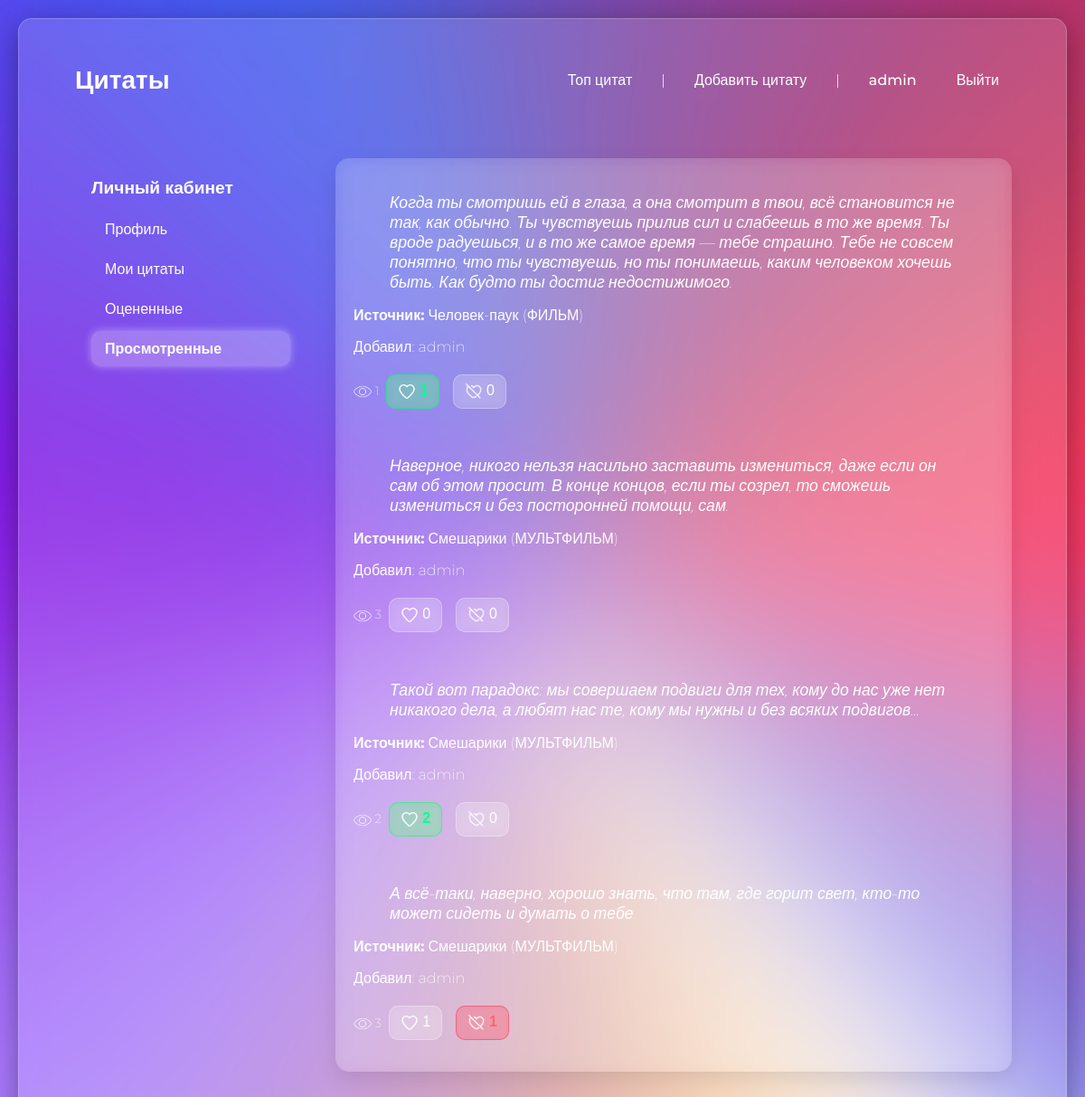
The page /profile/history (signed in) on the database as committed earlier.
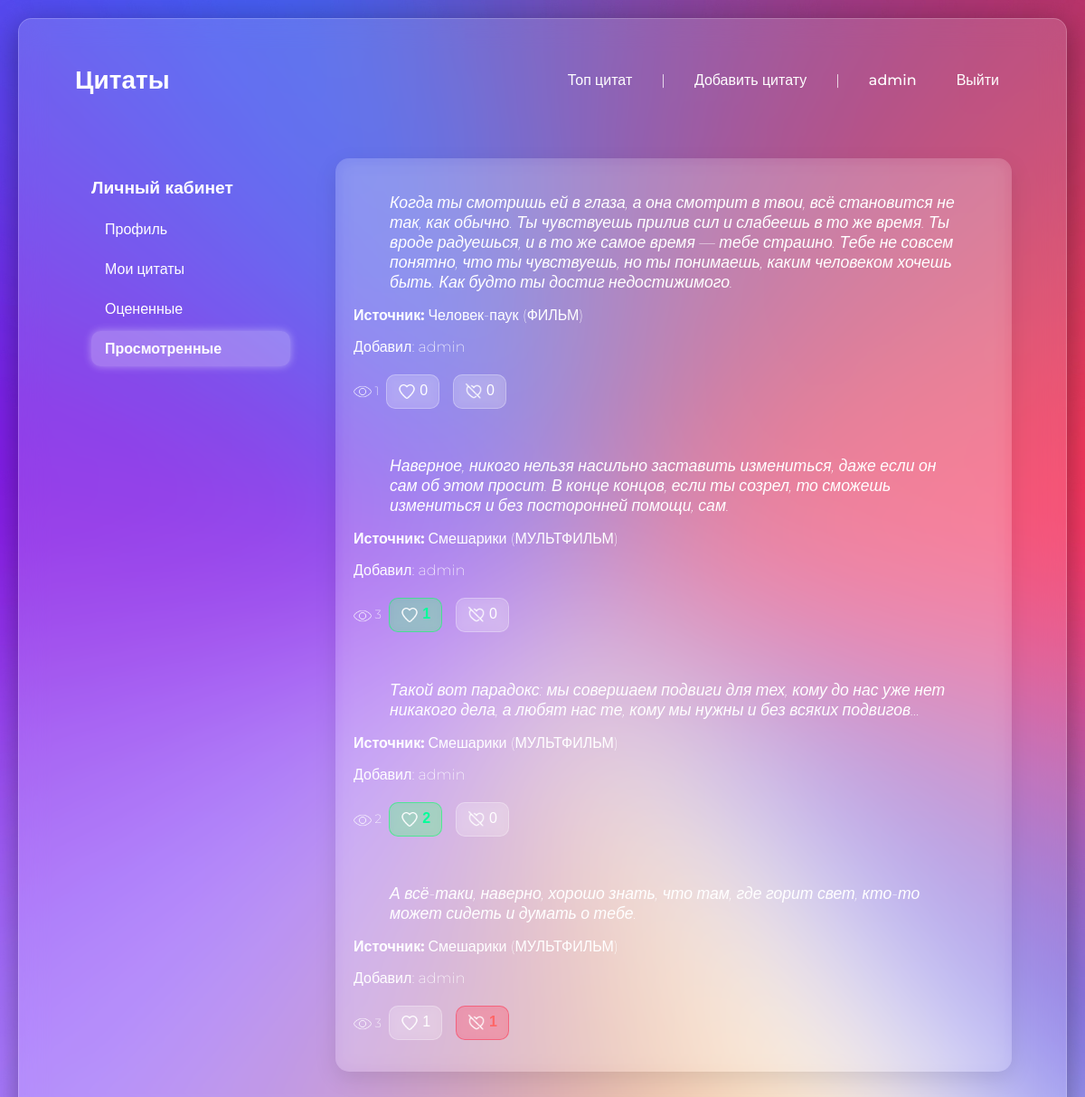
The same page on the database as committed later.
### main/models.py (models this page shows)
class Quote(models.Model):
    source = models.ForeignKey(Source, on_delete=models.CASCADE)
    quote = models.TextField()
    likes = models.PositiveIntegerField(default=0)
    dislikes = models.PositiveIntegerField(default=0)
    views = models.PositiveIntegerField(default=0)
    prob_rate = models.PositiveIntegerField(default=-1)
    author = models.ForeignKey(User, on_delete=models.CASCADE)
    timestamp = models.DateTimeField(auto_now_add=True)

class Source(models.Model):
    SOURCE_TYPES = (
        ('КНИГА', 'Книга'),
        ('МУЗЫКА', 'Музыка'),
        ('ФИЛЬМ', 'Фильм'),
        ('СЕРИАЛ', 'Сериал'),
        ('МУЛЬТФИЛЬМ', 'Мультфильм'),
        ('ДРУГОЕ', 'Другое'),
    )
    name = models.CharField(max_length=200)
    type = models.CharField(max_length=20, choices=SOURCE_TYPES, default='OTHER')
    class Meta:
        unique_together = ('name', 'type')

### main/views.py (the view)
# urls.py: path('profile/history', views.my_history, name='my_history'),
@login_required
def my_history(request):
    viewed = ViewCount.objects.filter(user=request.user).select_related("quote").order_by("-timestamp")
    quotes = [r.quote for r in viewed]
    ratings = RatingCount.objects.filter(user=request.user, quote__in=quotes)
    ratings_dict = {r.quote_id: r.value for r in ratings}
    return render(request, "profile_templates/my_history.html", {
        "quotes": quotes,
        "top_ratings": ratings_dict,
    })

### main/templatetags/ratings_extras.py (called while the page is built)
@register.filter
def get_rating(ratings_dict, quote_id):
    return ratings_dict.get(quote_id)

### templates/profile_templates/my_history.html (shortened to what this page needs)
{% extends "profile_templates/profile.html" %}
{% load ratings_extras %}
{% load static %}
{% block info %}
    <ul class="quote-list">
    {% for quote in quotes %}
        <li>
            <blockquote>{{ quote.quote }}</blockquote>
            <p><strong>Источник:</strong> {{ quote.source.name }} ({{ quote.source.type }})</p>
            <p>Добавил: {{ quote.author.username }}</p>
            <div id="rating-buttons-{{ quote.id }}">
                <small><img src="{% static "img/ico/eye-32.ico" %}" class="ico"> {{ quote.views }} </small>
                <button class="like-btn {% if top_ratings|get_rating:quote.id == 1 %} active {% endif %}" onclick="rateQuote({{ quote.id }}, 1)">
                    <img src="{% static 'img/ico/like-heart2.png' %}" alt='like'>
                    <span id="like-count-{{ quote.id }}">{{ quote.likes }}</span>
                </button>
                <button  class="dislike-btn {% if top_ratings|get_rating:quote.id == -1 %} active {% endif %}" onclick="rateQuote({{ quote.id }}, -1)">
                    <img src="{% static 'img/ico/dislike-heart.png' %}" alt='dislike'>
                    <span id="dislike-count-{{ quote.id }}">{{ quote.dislikes }}</span>
                </button>
            </div>
        </li>
    {% empty %}
        <li>Вы пока не просмотрели ни одной цитаты.</li>
    {% endfor %}
    </ul>
{% endblock %}

Rows that differ between the two databases and show on the page:
changed Quote "Человек-паук": likes (not shown) → "0"
changed Quote (number 2 of 4 on the later page): likes "0" → (not shown)
